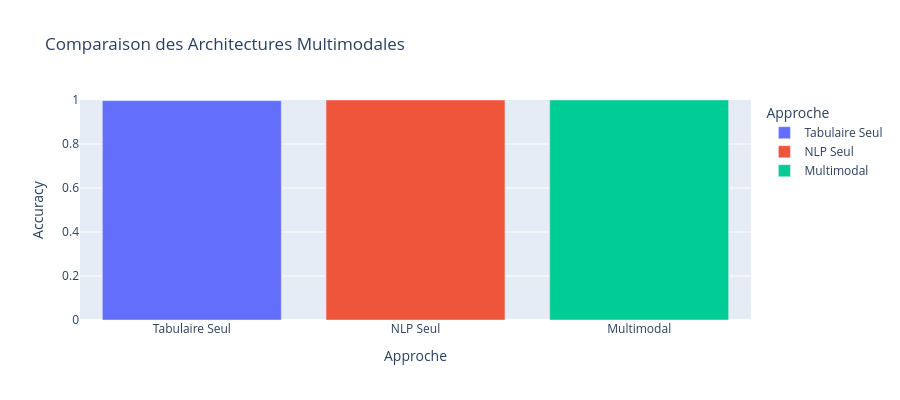

Write notebook code for a chart like this one.
### Code cell
df_compare = pd.DataFrame({
    'Approche': ['Tabulaire Seul', 'NLP Seul', 'Multimodal'],
    'Accuracy': [acc_num, acc_nlp, acc_multi]
})

fig_comp = px.bar(df_compare, x='Approche', y='Accuracy', color='Approche', title="Comparaison des Architectures Multimodales", height=400)
fig_comp.update_yaxes(range=[0, 1])
fig_comp.show()

### Figure 1 — Plotly figure (JSON) as saved in the notebook; plotly's stock layout.template omitted (floating-point values rounded to 4 significant figures)
{"data": [{"hovertemplate": "Approche=%{x}<br>Accuracy=%{y}<extra></extra>", "legendgroup": "Tabulaire Seul", "marker": {"color": "#636efa", "pattern": {"shape": ""}}, "name": "Tabulaire Seul", "orientation": "v", "showlegend": true, "textposition": "auto", "type": "bar", "x": ["Tabulaire Seul"], "xaxis": "x", "y": [0.9967], "yaxis": "y"}, {"hovertemplate": "Approche=%{x}<br>Accuracy=%{y}<extra></extra>", "legendgroup": "NLP Seul", "marker": {"color": "#EF553B", "pattern": {"shape": ""}}, "name": "NLP Seul", "orientation": "v", "showlegend": true, "textposition": "auto", "type": "bar", "x": ["NLP Seul"], "xaxis": "x", "y": [1.0], "yaxis": "y"}, {"hovertemplate": "Approche=%{x}<br>Accuracy=%{y}<extra></extra>", "legendgroup": "Multimodal", "marker": {"color": "#00cc96", "pattern": {"shape": ""}}, "name": "Multimodal", "orientation": "v", "showlegend": true, "textposition": "auto", "type": "bar", "x": ["Multimodal"], "xaxis": "x", "y": [1.0], "yaxis": "y"}], "layout": {"barmode": "relative", "height": 400, "legend": {"title": {"text": "Approche"}, "tracegroupgap": 0}, "title": {"text": "Comparaison des Architectures Multimodales"}, "xaxis": {"anchor": "y", "categoryarray": ["Tabulaire Seul", "NLP Seul", "Multimodal"], "categoryorder": "array", "domain": [0, 1], "title": {"text": "Approche"}}, "yaxis": {"anchor": "x", "domain": [0, 1], "range": [0, 1], "title": {"text": "Accuracy"}}}}
